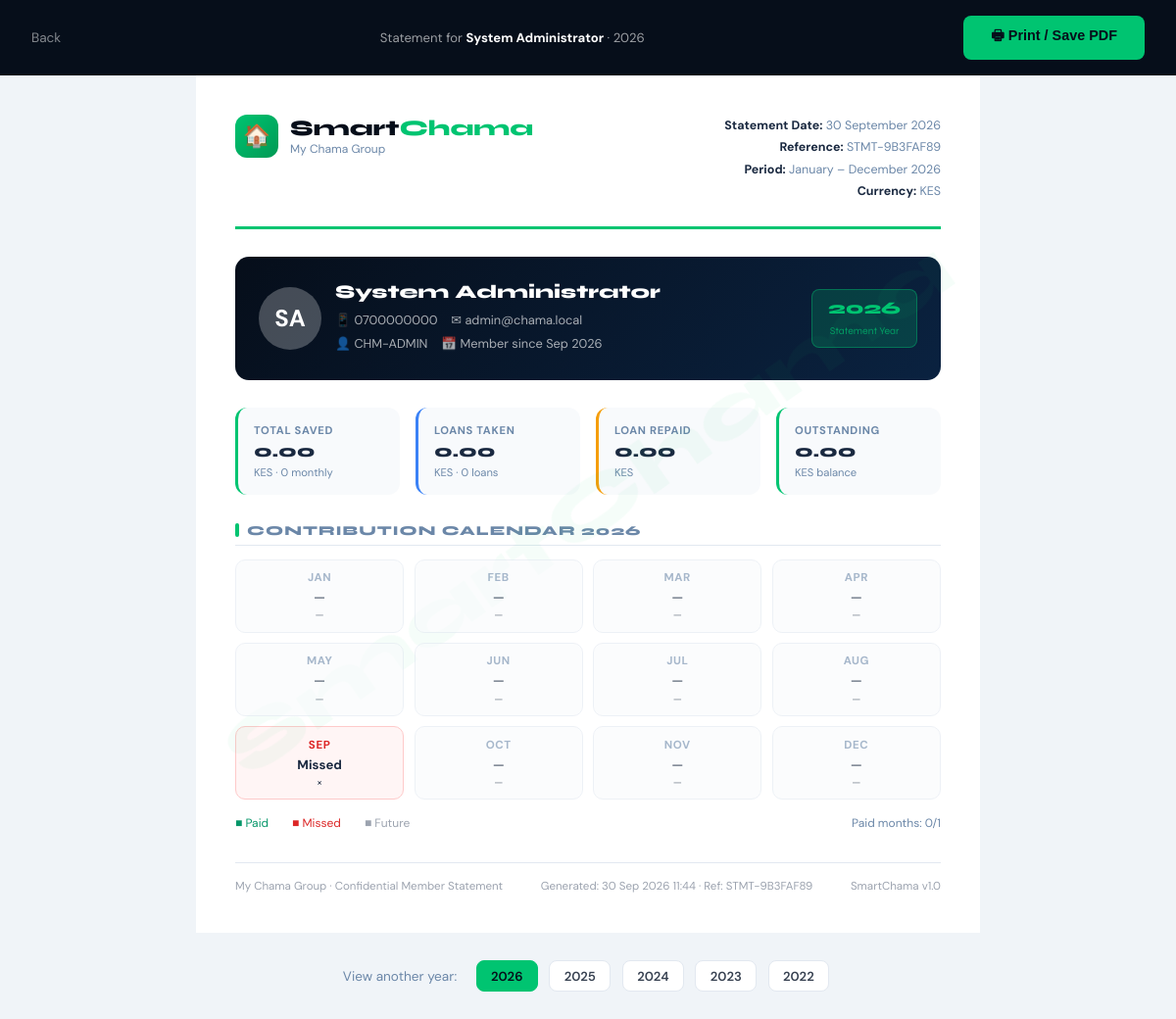
Screenshot of /member/statement.php (signed in) with the database file from the repository.
### tables this page shows
CREATE TABLE IF NOT EXISTS users (
    id              INT UNSIGNED AUTO_INCREMENT PRIMARY KEY,
    full_name       VARCHAR(120)    NOT NULL,
    email           VARCHAR(180)    NOT NULL UNIQUE,
    phone           VARCHAR(20)     NOT NULL,
    national_id     VARCHAR(30)     DEFAULT NULL UNIQUE,
    password_hash   VARCHAR(255)    NOT NULL,
    role            ENUM('admin','member') NOT NULL DEFAULT 'member',
    status          ENUM('pending','active','suspended','rejected') NOT NULL DEFAULT 'pending',
    profile_photo   VARCHAR(255)    DEFAULT NULL,
    address         TEXT            DEFAULT NULL,
    occupation      VARCHAR(100)    DEFAULT NULL,
    next_of_kin     VARCHAR(120)    DEFAULT NULL,
    next_of_kin_phone VARCHAR(20)   DEFAULT NULL,
    membership_number VARCHAR(20)   UNIQUE DEFAULT NULL,    
    nickname        VARCHAR(60)     DEFAULT NULL,
    chama_position  VARCHAR(80)     DEFAULT NULL,           
    joined_date     DATE            DEFAULT NULL,           
    created_at      TIMESTAMP       DEFAULT CURRENT_TIMESTAMP,
    updated_at      TIMESTAMP       DEFAULT CURRENT_TIMESTAMP ON UPDATE CURRENT_TIMESTAMP,
    last_login      TIMESTAMP       NULL DEFAULT NULL,
    INDEX idx_role   (role),
    INDEX idx_status (status)
);

CREATE TABLE IF NOT EXISTS system_settings (
    setting_key     VARCHAR(80)     NOT NULL PRIMARY KEY,
    setting_value   TEXT            NOT NULL,
    description     VARCHAR(255)    DEFAULT NULL,
    updated_at      TIMESTAMP       DEFAULT CURRENT_TIMESTAMP ON UPDATE CURRENT_TIMESTAMP
);

### includes/functions.php (called while the page is built, shortened)
<?php
function getLang(): string {
    return $_SESSION['chama_lang'] ?? 'en';
}
function t(string $key): string {
    static $cache = [];
    $lang = getLang();
    if (!isset($cache[$lang])) {
        $file = (defined('ROOT') ? ROOT : dirname(__DIR__)) . "/lang/{$lang}.php";
        $cache[$lang] = file_exists($file) ? require $file : [];
    }
    return htmlspecialchars((string)($cache[$lang][$key] ?? $key), ENT_QUOTES, 'UTF-8');
}
function formatDate(string $date, string $format = 'd M Y'): string {
    return date($format, strtotime($date));
}
function getSetting(string $key, string $default = ''): string {
    $pdo  = getDB();
    $stmt = $pdo->prepare('SELECT setting_value FROM system_settings WHERE setting_key = ?');
    $stmt->execute([$key]);
    $val  = $stmt->fetchColumn();
    return $val !== false ? $val : $default;
}
function getChamaStartDate(): string {
    try {
        $pdo = getDB();
        $row = $pdo->query("SELECT MIN(payment_month) FROM contributions WHERE status='confirmed'")->fetchColumn();
        $row = $pdo->query("
            SELECT MIN(joined_date) FROM users
            WHERE role='member' AND status='active'
            AND joined_date IS NOT NULL AND joined_date != '0000-00-00'
        ")->fetchColumn();
        $row = $pdo->query("
            SELECT MIN(created_at) FROM users
            WHERE role='member' AND status='active'
        ")->fetchColumn();
    } catch (Exception $e) {}
    $cached = date('Y-01-01');
    return $cached;
}
function getMemberStartDate(array $user): string {
    $rawJoin = $user['joined_date'] ?? '';
    $jTs     = ($rawJoin && $rawJoin !== '0000-00-00') ? strtotime($rawJoin) : 0;
    $joinDate   = date('Y-m-01', $jTs);
    $chamaStart = getChamaStartDate();
    return $joinDate > $chamaStart ? $joinDate : $chamaStart;
}

### member/statement.php (the view, shortened to what this page needs)
<?php
require_once ROOT . '/includes/functions.php';
$pdo      = getDB();
$userId   = (int)$_SESSION['user_id'];
$role     = $_SESSION['user_role'] ?? 'member';
$curr     = getSetting('currency', 'KES');
$groupName= getSetting('group_name', 'SmartChama');
$targetId = $userId;
$year  = (int)($_GET['year'] ?? date('Y'));
$member = $pdo->prepare("SELECT * FROM users WHERE id=?");
$member->execute([$targetId]); $member = $member->fetch();
$contributions = $pdo->prepare("
    SELECT * FROM contributions
    WHERE user_id=? AND status='confirmed' AND YEAR(payment_month)=?
    ORDER BY payment_month ASC
");
$contributions->execute([$targetId, $year]); $contributions = $contributions->fetchAll();
$loans = $pdo->prepare("
    SELECT l.*, COALESCE(SUM(lp.amount),0) AS paid_amount
    FROM loans l
    LEFT JOIN loan_payments lp ON lp.loan_id=l.id AND lp.status='confirmed'
    WHERE l.user_id=? AND YEAR(l.applied_at)=?
    GROUP BY l.id ORDER BY l.applied_at DESC
");
$loans->execute([$targetId, $year]); $loans = $loans->fetchAll();
$totalContribs = array_sum(array_column($contributions, 'amount'));
$totalLoans    = array_sum(array_column($loans, 'amount_approved'));
$totalRepaid   = array_sum(array_column($loans, 'paid_amount'));
$outstanding   = array_sum(array_column(
    array_filter($loans, fn($l) => in_array($l['status'],['approved','disbursed'])),
    'balance'
));
$eventContribs = $pdo->prepare("
    SELECT ec.*, e.title AS event_title, e.event_date
    FROM event_contributions ec
    JOIN events e ON e.id = ec.event_id
    WHERE ec.user_id=? AND ec.status='confirmed' AND YEAR(e.event_date)=?
    ORDER BY e.event_date ASC
");
$eventContribs->execute([$targetId, $year]); $eventContribs = $eventContribs->fetchAll();
$totalEvents = array_sum(array_column($eventContribs, 'amount'));
$grandTotal  = $totalContribs + $totalEvents;
$joinTs = strtotime(getMemberStartDate($member));
$joinedYm   = date('Y-m', $joinTs);
$months = [];
for ($m = 1; $m <= 12; $m++) {
    $key = $year . '-' . str_pad($m, 2, '0', STR_PAD_LEFT);
    if ($key < $joinedYm) {
        $months[$key] = 'pre_join';
    } else {
        $months[$key] = null;
    }
}
$statementDate = date('d F Y');
$refNo         = 'STMT-' . strtoupper(substr(md5($targetId . $year), 0, 8));
?>
<!DOCTYPE html>
<html lang="en">
<head>
</head>
<body>
<div class="print-bar no-print">
    <a href="javascript:history.back()" class="btn-back"><?= t('stmt_back') ?></a>
    <div class="info"><?= t('stmt_for') ?> <strong><?= htmlspecialchars($member['full_name']) ?></strong> · <?= $year ?></div>
    <button class="btn-print" onclick="window.print()">
        &#128438; Print / Save PDF
    </button>
</div>
<div class="page">
<div class="watermark">SmartChama</div>
<div class="stmt-header">
    <div class="stmt-brand">
        <div class="stmt-brand-icon">&#127968;</div>
        <div>
            <div class="stmt-brand-name">Smart<span>Chama</span></div>
            <div style="font-size:.75rem;color:#6b87a8"><?= htmlspecialchars($groupName) ?></div>
        </div>
    </div>
    <div class="stmt-meta">
        <div><strong><?= t('stmt_date') ?></strong> <?= $statementDate ?></div>
        <div><strong><?= t('stmt_reference') ?></strong> <?= $refNo ?></div>
        <div><strong><?= t('ms_period') ?></strong> January – December <?= $year ?></div>
        <div><strong><?= t('ms_currency') ?></strong> <?= $curr ?></div>
    </div>
</div>
<div class="member-card">
    <div style="display:flex;align-items:center;gap:14px">
        <?php
        $stPhoto = $member['profile_photo'] ?? null;
        $stPhotoPath = $stPhoto ? ROOT . '/uploads/avatars/' . $stPhoto : null;
        if ($stPhoto && file_exists($stPhotoPath)): ?>
        <img src="<?= APP_URL ?>/uploads/avatars/<?= htmlspecialchars($stPhoto) ?>"
             style="width:64px;height:64px;border-radius:50%;object-fit:cover;border:3px solid rgba(255,255,255,.4);flex-shrink:0" alt="">
        <?php else:
            $stInitials = implode('', array_map(fn($p)=>strtoupper($p[0]), array_slice(array_filter(explode(' ', trim($member['full_name']))),0,2)));
        ?>
        <div style="width:64px;height:64px;border-radius:50%;background:rgba(255,255,255,.25);
                    display:flex;align-items:center;justify-content:center;
                    font-size:1.5rem;font-weight:700;flex-shrink:0;color:#fff">
            <?= htmlspecialchars($stInitials) ?>
        </div>
        <?php endif; ?>
        <div>
            <div class="name"><?= htmlspecialchars($member['full_name']) ?></div>
            <div class="detail">
                <span>&#128241; <?= htmlspecialchars($member['phone'] ?? 'N/A') ?></span> &nbsp;&nbsp;
                <span>&#9993; <?= htmlspecialchars($member['email']) ?></span><br>
                <span>&#128100; <?= htmlspecialchars($member['membership_number'] ?? 'N/A') ?></span> &nbsp;&nbsp;
                <span>&#128197; Member since <?= formatDate($member['created_at'], 'M Y') ?></span>
            </div>
        </div>
    </div>
    <div class="year-badge">
        <?= $year ?><br>
        <span style="font-size:.65rem;font-weight:400;opacity:.7"><?= t('ms_stmt_year') ?></span>
    </div>
</div>
<div class="kpi-row">
    <div class="kpi green">
        <div class="kpi-label"><?= t('ms_total_saved') ?></div>
        <div class="kpi-value"><?= number_format($grandTotal ?? $totalContribs,2) ?></div>
        <div style="font-size:.7rem;color:#6b87a8;margin-top:.2rem"><?= $curr ?> · <?= count($contributions) ?> <?= t('ms_monthly') ?><?= !empty($eventContribs) ? ' + ' . count($eventContribs) . ' events' : '' ?></div>
    </div>
    <div class="kpi blue">
        <div class="kpi-label"><?= t('ms_loans_taken') ?></div>
        <div class="kpi-value"><?= number_format($totalLoans,2) ?></div>
        <div style="font-size:.7rem;color:#6b87a8;margin-top:.2rem"><?= $curr ?> · <?= count($loans) ?> loan<?= count($loans)!=1?'s':'' ?></div>
    </div>
    <div class="kpi amber">
        <div class="kpi-label"><?= t('stmt_loan_repaid') ?></div>
        <div class="kpi-value"><?= number_format($totalRepaid,2) ?></div>
        <div style="font-size:.7rem;color:#6b87a8;margin-top:.2rem"><?= $curr ?></div>
    </div>
    <div class="kpi <?= $outstanding > 0 ? 'red' : 'green' ?>">
        <div class="kpi-label"><?= t('stmt_outstanding') ?></div>
        <div class="kpi-value"><?= number_format($outstanding,2) ?></div>
        <div style="font-size:.7rem;color:#6b87a8;margin-top:.2rem"><?= $curr ?> <?= t('ms_balance') ?></div>
    </div>
</div>
<div class="section-title">Contribution Calendar <?= $year ?></div>
<div class="month-grid">
<?php
$monthNames = ['Jan','Feb','Mar','Apr','May','Jun','Jul','Aug','Sep','Oct','Nov','Dec'];
$currentMonth = date('Y-m');
$i = 0;
foreach ($months as $key => $c):
    $isFuture  = $key > $currentMonth;
    $isPreJoin = ($c === 'pre_join');
    $isPaid    = !$isPreJoin && $c !== null;
    $cls  = $isPreJoin ? 'future' : ($isFuture ? 'future' : ($isPaid ? 'paid' : 'missed'));
    $icon = $isPreJoin ? '—' : ($isFuture ? '—' : ($isPaid ? '&#10003;' : '&#215;'));
?>
<div class="month-cell <?= $cls ?>">
    <div class="m-name"><?= $monthNames[$i++] ?></div>
    <div class="m-amount"><?= $isPreJoin ? '—' : ($isFuture ? '—' : ($isPaid ? $curr . ' ' . number_format($c['amount'],0) : 'Missed')) ?></div>
    <div class="m-status"><?= $icon ?></div>
</div>
<?php endforeach; ?>
</div>
<div style="font-size:.75rem;color:#6b87a8;margin-top:.5rem;display:flex;gap:1.5rem">
    <span style="color:#059669"><?= t('stmt_paid_marker') ?></span>
    <span style="color:#dc2626"><?= t('stmt_missed') ?></span>
    <span style="color:#9ca3af">&#9632; <?= t('ms_future') ?></span>
    <span style="margin-left:auto">Paid months: <?= count(array_filter($contributions)) ?>/<?= count(array_filter(array_keys($months), fn($k) => $k >= $joinedYm && $k <= $currentMonth)) ?></span>
</div>
<div class="stmt-footer">
    <span><?= htmlspecialchars($groupName) ?> · Confidential Member Statement</span>
    <span>Generated: <?= date('d M Y H:i') ?> · Ref: <?= $refNo ?></span>
    <span>SmartChama v1.0</span>
</div>
</div>
<div class="no-print" style="text-align:center;padding:1.5rem;background:#f0f4f8">
    <span style="font-size:.85rem;color:#6b87a8;margin-right:.75rem">View another year:</span>
    <?php for ($y = date('Y'); $y >= date('Y')-4; $y--): ?>
    <a href="?<?= $role==='admin'?'member_id='.$targetId.'&':'' ?>year=<?= $y ?>"
       style="margin:.25rem;display:inline-block;padding:.4rem .9rem;border-radius:8px;font-size:.82rem;font-weight:600;text-decoration:none;
              background:<?= $y==$year?'#00c471':'#fff' ?>;color:<?= $y==$year?'#060e1a':'#374151' ?>;
              border:1px solid <?= $y==$year?'#00c471':'#e2e8f0' ?>">
        <?= $y ?>
    </a>
    <?php endfor; ?>
</div>
</body>
</html>

### member/statement.php (style rules this page uses)
* { box-sizing:border-box; margin:0; padding:0; }
body { font-family:'DM Sans',Arial,sans-serif; background:#f0f4f8; color:#1a2940; font-size:13px; }
.page { background:#fff; max-width:800px; margin:0 auto; padding:2.5rem; }
.stmt-header { display:flex; justify-content:space-between; align-items:flex-start; padding-bottom:1.5rem; border-bottom:3px solid #00c471; margin-bottom:1.75rem; }
.stmt-brand { display:flex; align-items:center; gap:.75rem; }
.stmt-brand-icon { width:44px;height:44px;background:linear-gradient(135deg,#00c471,#009954);border-radius:12px;display:flex;align-items:center;justify-content:center;font-size:1.4rem; }
.stmt-brand-name { font-family:'Syne',sans-serif; font-size:1.4rem; font-weight:800; color:#060e1a; }
.stmt-brand-name span { color:#00c471; }
.stmt-meta { text-align:right; font-size:.78rem; color:#6b87a8; line-height:1.8; }
.stmt-meta strong { color:#1a2940; }
.member-card { background:linear-gradient(135deg,#060e1a,#0a2240); border-radius:14px; padding:1.5rem; color:#fff; margin-bottom:1.75rem; display:flex; justify-content:space-between; align-items:center; }
.member-card .name { font-family:'Syne',sans-serif; font-size:1.2rem; font-weight:800; margin-bottom:.4rem; }
.member-card .detail { font-size:.8rem; color:rgba(255,255,255,.65); line-height:1.9; }
.member-card .year-badge { background:rgba(0,196,113,.2); border:1px solid rgba(0,196,113,.4); color:#00c471; border-radius:8px; padding:.5rem 1rem; font-family:'Syne',sans-serif; font-size:1.1rem; font-weight:800; text-align:center; }
.kpi-row { display:grid; grid-template-columns:repeat(4,1fr); gap:1rem; margin-bottom:1.75rem; }
.kpi { background:#f8fafc; border-radius:12px; padding:1rem; border-left:3px solid #e2e8f0; }
.kpi.green { border-left-color:#00c471; }
.kpi.blue { border-left-color:#3b82f6; }
.kpi.amber { border-left-color:#f59e0b; }
.kpi-label { font-size:.7rem; font-weight:700; text-transform:uppercase; letter-spacing:.06em; color:#6b87a8; margin-bottom:.3rem; }
.kpi-value { font-family:'Syne',sans-serif; font-size:1.1rem; font-weight:800; color:#1a2940; }
.section-title { font-family:'Syne',sans-serif; font-size:.85rem; font-weight:800; text-transform:uppercase; letter-spacing:.08em; color:#6b87a8; margin-bottom:.85rem; margin-top:1.75rem; padding-bottom:.4rem; border-bottom:1px solid #e2e8f0; display:flex; align-items:center; gap:.5rem; }
.section-title::before { content:''; display:inline-block; width:4px; height:14px; background:#00c471; border-radius:99px; }
.month-grid { display:grid; grid-template-columns:repeat(4,1fr); gap:.65rem; margin-bottom:1rem; }
.month-cell { border-radius:10px; padding:.65rem; text-align:center; border:1px solid #e2e8f0; }
.month-cell .m-name { font-size:.72rem; font-weight:700; text-transform:uppercase; letter-spacing:.05em; color:#6b87a8; margin-bottom:.25rem; }
.month-cell .m-amount { font-size:.82rem; font-weight:700; color:#1a2940; }
.month-cell .m-status { font-size:.65rem; margin-top:.2rem; }
.month-cell.missed { background:#fff5f5; border-color:#fecaca; }
.month-cell.missed .m-name { color:#dc2626; }
.month-cell.future { background:#f8fafc; border-color:#e2e8f0; opacity:.6; }
.stmt-footer { margin-top:2rem; padding-top:1rem; border-top:1px solid #e2e8f0; display:flex; justify-content:space-between; font-size:.72rem; color:#9ca3af; }
.watermark { position:fixed;top:50%;left:50%;transform:translate(-50%,-50%) rotate(-35deg);font-size:5rem;font-weight:900;color:rgba(0,196,113,.04);pointer-events:none;z-index:0;font-family:'Syne',sans-serif;white-space:nowrap; }
.print-bar { background:#060e1a; padding:1rem 2rem; display:flex; align-items:center; justify-content:space-between; position:sticky; top:0; z-index:100; }
.print-bar .info { color:rgba(255,255,255,.6); font-size:.82rem; }
.print-bar .info strong { color:#fff; }
.btn-print { background:#00c471; color:#060e1a; border:none; padding:.65rem 1.75rem; border-radius:8px; font-weight:800; font-size:.9rem; cursor:pointer; display:flex; align-items:center; gap:.5rem; transition:background .2s; }
.btn-back { color:rgba(255,255,255,.5); text-decoration:none; font-size:.85rem; display:flex; align-items:center; gap:.35rem; transition:color .2s; }

### rows the page displays
users: full_name "System Administrator", full_name "SA", phone "0700000000", email "admin@chama.local", membership_number "CHM-ADMIN", created_at "Sep 2026"
system_settings: setting_value "My Chama Group"
system_settings: setting_value "KES"

### other values shown
t('stmt_back') "Back"
t('stmt_for') "Statement for"
$year "2026"
t('stmt_date') "Statement Date:"
t('stmt_reference') "Reference:"
$refNo "STMT-9B3FAF89"
t('ms_period') "Period:"
t('ms_currency') "Currency:"
t('ms_stmt_year') "Statement Year"
t('ms_total_saved') "TOTAL SAVED"
$grandTotal "0.00"
count($contributions) "0"
t('ms_monthly') "monthly"
t('ms_loans_taken') "LOANS TAKEN"
$totalLoans "0.00"
